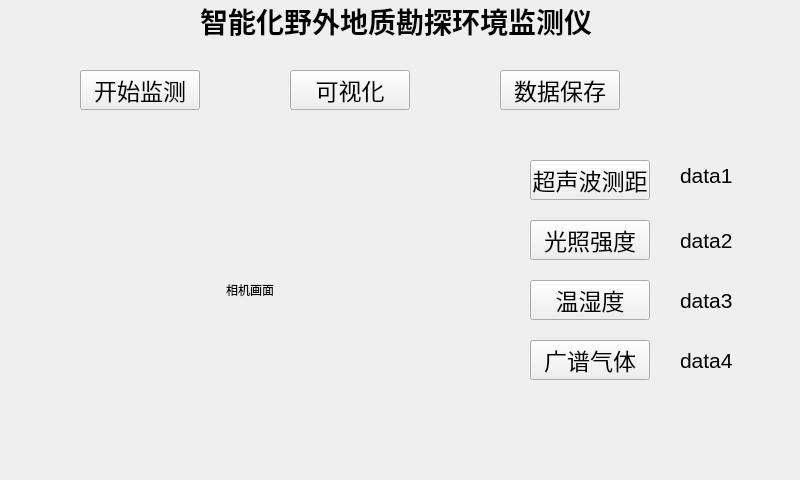
<?xml version="1.0" encoding="UTF-8"?>
<ui version="4.0">
 <class>MainWindow</class>
 <widget class="QMainWindow" name="MainWindow">
  <property name="geometry">
   <rect>
    <x>0</x>
    <y>0</y>
    <width>800</width>
    <height>480</height>
   </rect>
  </property>
  <property name="windowTitle">
   <string>MainWindow</string>
  </property>
  <widget class="QWidget" name="centralWidget">
   <widget class="QLabel" name="labelImage">
    <property name="geometry">
     <rect>
      <x>160</x>
      <y>10</y>
      <width>30</width>
      <height>29</height>
     </rect>
    </property>
    <property name="minimumSize">
     <size>
      <width>30</width>
      <height>29</height>
     </size>
    </property>
    <property name="text">
     <string/>
    </property>
    <property name="pixmap">
     <pixmap resource="images.qrc">:/new/prefix1/logo</pixmap>
    </property>
    <property name="scaledContents">
     <bool>false</bool>
    </property>
    <property name="wordWrap">
     <bool>false</bool>
    </property>
   </widget>
   <widget class="QLabel" name="titlelabel">
    <property name="geometry">
     <rect>
      <x>200</x>
      <y>0</y>
      <width>400</width>
      <height>41</height>
     </rect>
    </property>
    <property name="font">
     <font>
      <family>AR PL UKai CN</family>
      <pointsize>21</pointsize>
      <weight>75</weight>
      <bold>true</bold>
     </font>
    </property>
    <property name="text">
     <string>智能化野外地质勘探环境监测仪</string>
    </property>
   </widget>
   <widget class="QPushButton" name="viewButton">
    <property name="geometry">
     <rect>
      <x>290</x>
      <y>70</y>
      <width>120</width>
      <height>40</height>
     </rect>
    </property>
    <property name="font">
     <font>
      <family>AR PL UKai CN</family>
      <pointsize>17</pointsize>
     </font>
    </property>
    <property name="text">
     <string>可视化</string>
    </property>
    <property name="default">
     <bool>false</bool>
    </property>
   </widget>
   <widget class="QPushButton" name="saveButton">
    <property name="geometry">
     <rect>
      <x>500</x>
      <y>70</y>
      <width>120</width>
      <height>40</height>
     </rect>
    </property>
    <property name="font">
     <font>
      <family>AR PL UKai CN</family>
      <pointsize>17</pointsize>
     </font>
    </property>
    <property name="text">
     <string>数据保存</string>
    </property>
   </widget>
   <widget class="QPushButton" name="pushButton">
    <property name="geometry">
     <rect>
      <x>530</x>
      <y>160</y>
      <width>120</width>
      <height>40</height>
     </rect>
    </property>
    <property name="font">
     <font>
      <family>AR PL UKai CN</family>
      <pointsize>17</pointsize>
     </font>
    </property>
    <property name="text">
     <string>超声波测距</string>
    </property>
   </widget>
   <widget class="QPushButton" name="lightButton">
    <property name="geometry">
     <rect>
      <x>530</x>
      <y>220</y>
      <width>120</width>
      <height>40</height>
     </rect>
    </property>
    <property name="font">
     <font>
      <family>AR PL UKai CN</family>
      <pointsize>17</pointsize>
     </font>
    </property>
    <property name="text">
     <string>光照强度</string>
    </property>
   </widget>
   <widget class="QPushButton" name="temperButton">
    <property name="geometry">
     <rect>
      <x>530</x>
      <y>280</y>
      <width>120</width>
      <height>40</height>
     </rect>
    </property>
    <property name="font">
     <font>
      <family>AR PL UKai CN</family>
      <pointsize>17</pointsize>
     </font>
    </property>
    <property name="text">
     <string>温湿度</string>
    </property>
   </widget>
   <widget class="QPushButton" name="gasButton">
    <property name="geometry">
     <rect>
      <x>530</x>
      <y>340</y>
      <width>120</width>
      <height>40</height>
     </rect>
    </property>
    <property name="font">
     <font>
      <family>AR PL UKai CN</family>
      <pointsize>17</pointsize>
     </font>
    </property>
    <property name="text">
     <string>广谱气体</string>
    </property>
   </widget>
   <widget class="QLabel" name="viewlabel">
    <property name="geometry">
     <rect>
      <x>10</x>
      <y>110</y>
      <width>480</width>
      <height>360</height>
     </rect>
    </property>
    <property name="text">
     <string>相机画面</string>
    </property>
    <property name="alignment">
     <set>Qt::AlignCenter</set>
    </property>
   </widget>
   <widget class="QPushButton" name="startButton">
    <property name="geometry">
     <rect>
      <x>80</x>
      <y>70</y>
      <width>120</width>
      <height>40</height>
     </rect>
    </property>
    <property name="font">
     <font>
      <family>AR PL UKai CN</family>
      <pointsize>17</pointsize>
     </font>
    </property>
    <property name="text">
     <string>开始监测</string>
    </property>
   </widget>
   <widget class="QLabel" name="label_3">
    <property name="geometry">
     <rect>
      <x>680</x>
      <y>160</y>
      <width>121</width>
      <height>31</height>
     </rect>
    </property>
    <property name="font">
     <font>
      <pointsize>16</pointsize>
     </font>
    </property>
    <property name="text">
     <string>data1</string>
    </property>
   </widget>
   <widget class="QLabel" name="label_4">
    <property name="geometry">
     <rect>
      <x>680</x>
      <y>220</y>
      <width>101</width>
      <height>41</height>
     </rect>
    </property>
    <property name="font">
     <font>
      <pointsize>16</pointsize>
     </font>
    </property>
    <property name="text">
     <string>data2</string>
    </property>
   </widget>
   <widget class="QLabel" name="label_5">
    <property name="geometry">
     <rect>
      <x>680</x>
      <y>280</y>
      <width>111</width>
      <height>41</height>
     </rect>
    </property>
    <property name="font">
     <font>
      <pointsize>16</pointsize>
     </font>
    </property>
    <property name="text">
     <string>data3</string>
    </property>
   </widget>
   <widget class="QLabel" name="label_6">
    <property name="geometry">
     <rect>
      <x>680</x>
      <y>340</y>
      <width>91</width>
      <height>41</height>
     </rect>
    </property>
    <property name="font">
     <font>
      <pointsize>16</pointsize>
     </font>
    </property>
    <property name="text">
     <string>data4</string>
    </property>
   </widget>
  </widget>
 </widget>
 <layoutdefault spacing="6" margin="11"/>
 <resources>
  <include location="images.qrc"/>
 </resources>
 <connections/>
</ui>
